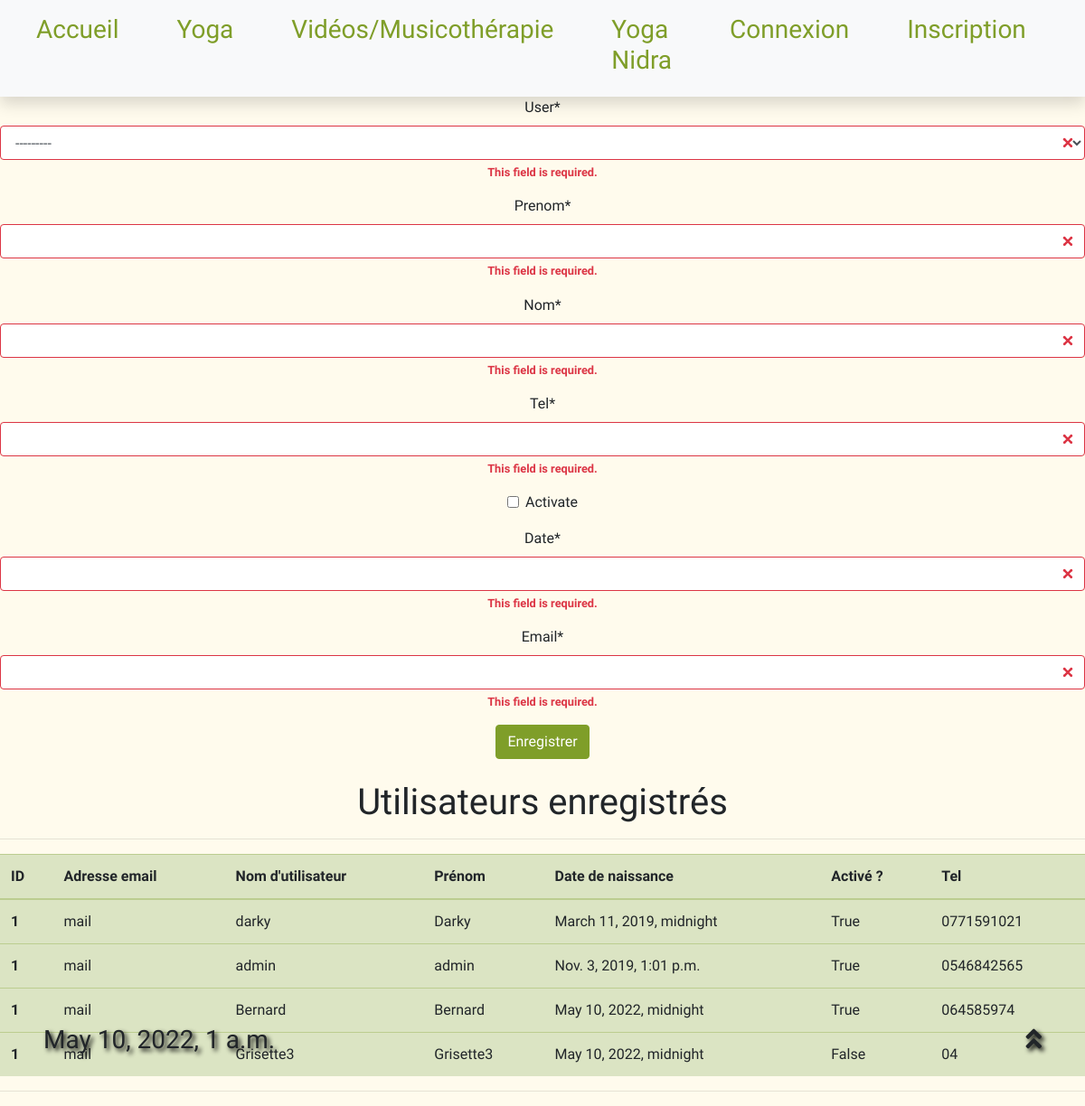
The app's page /clients with its own data.
### yoga_website/models.py (models this page shows, shortened)
class Client(models.Model):
    user = models.OneToOneField(User, on_delete=ChildProcessError)
    prenom = models.CharField(max_length=30, default="test")
    nom = models.CharField(max_length=30)
    tel = models.CharField(max_length=20)
    activate = models.BooleanField(default=False)
    date = models.DateTimeField(default=timezone.now)
    email = models.CharField(max_length=50)

### yoga_website/views.py (the view)
# urls.py: path('clients', views.clients, name="clients"),
def clients(request):
    user1 = user_actif(request)
    Clients = Client.objects.all()
    if request.method == "POST":
        form = ClientsForm(request.POST)
        if form.is_valid():
            form.save()
            return redirect('clients')
        else :
            error = True
            print(error)
            print("Echec")
    else :
        form = ClientsForm(request.POST)
    return render(request, 'yoga_website/clients.html', {"Clients": Clients, "form":form, 'var_color':var_color, 'admin':admin, 'user1':user1})

### yoga_website/forms.py
class ClientsForm(ModelForm):
    class Meta:
        model = Client
        fields = '__all__'

### yoga_website/context_processors.py (called while the page is built)
def get_infos(request):
    date_actuelle = datetime.now()
    return {'date_actuelle': date_actuelle}

### yoga_website/templates/yoga_website/clients.html (shortened to what this page needs)
{% extends 'yoga_website/bienvenu.html' %}
{% load crispy_forms_tags %}
{% block content %}
<form class="text-center" action="{% url 'clients' %}" method="post">
    {{ form|crispy }}
    <button type="submit" value="User" class="btn btn-{{var_color}}">Enregistrer</button>
</form>
<br>
<table class="table table-{{var_color}}">
  <h1 class="text-center">Utilisateurs enregistrés</h1>
  <hr>
  <thead>
    <tr>
      <th scope="col">ID</th>
      <th scope="col">Adresse email</th>
      <th scope="col">Nom d'utilisateur</th>
      <th scope="col">Prénom</th>
      <th scope="col">Date de naissance</th>
      <th scope="col">Activé ?</th>
      <th scope="col">Tel</th>
    </tr>
  </thead>
  <tbody>
    {% for c in Clients %}
      <tr>
        <th scope="row">1</th>
        <td>mail</td>
        <td>{{  c.user }}</td>
        <td>{{  c.prenom }}</td>
        <td>{{  c.date }}</td>
        <td>{{  c.activate }}</td>
        <td>{{  c.tel }}</td>
      </tr>
    {% endfor %}
  </tbody>
</table>
{% endblock content %}

### yoga_website/templates/yoga_website/bienvenu.html (shortened to what this page needs)
{% load static %}
<!DOCTYPE html>
<html lang="fr">
<head>
    <link rel="stylesheet" href="https://use.fontawesome.com/releases/v5.8.1/css/all.css">
    <link rel="stylesheet" type="text/css" href="{% static 'yoga_website/style.css' %}">
</head>
<body class="bg-beige">
<nav id="nav_bar" class="navbar navbar-expand-lg navbar-light bg-light shadow">
  <div class="collapse navbar-collapse justify-content-center" id="navbarNavAltMarkup">
    <div class="navbar-nav">
      <a class="nav-item nav-link text-{{ var_color }} mr-5" href="{% url 'home'%}"><h3>Accueil</h3></a>
      <a class="nav-item nav-link text-{{ var_color }} mr-5" href="{% url 'yoga'%}"><h3>Yoga</h3></a>
      <a class="nav-item nav-link text-{{ var_color }} mr-5" href="{% url 'video'%}"><h3>Vidéos/Musicothérapie</h3></a>
      <a class="nav-item nav-link text-{{ var_color }} mr-5" href="{% url 'nidra' %}"><h3>Yoga Nidra</h3></a>
        {% if user1 == "new_user" %}
      <a class="nav-item nav-link text-{{ var_color }} mr-5 " href="{% url 'connexion'%}"><h3>Connexion</h3></a>
      <a class="nav-item nav-link text-{{ var_color }} mr-5" href="{% url 'inscription' %}"><h3>Inscription</h3></a>
        {% endif %}
    </div>
  </div>
</nav>
{% block content %}{% endblock content %}
<footer class="fixed-bottom p-5">
    <h3 class="d-inline float-left" style="text-shadow: 0.1em 0.1em 0.2em black">{{ date_actuelle }}</h3>
    <h3 id="scroll-up" class="d-inline float-right" style="text-shadow: 0.1em 0.1em 0.2em black"><i class="fas fa-angle-double-up"></i> </h3>
</footer>
    <hr>
</body>
</html>

### records on screen
Client: user "darky", prenom "Darky", date "March 11, 2019, midnight", activate "True", tel "0771591021"
Client: user "admin", prenom "admin", date "Nov. 3, 2019, 1:01 p.m.", activate "True", tel "0546842565"
Client: user "Bernard", prenom "Bernard", date "May 10, 2022, midnight", activate "True", tel "064585974"
Client: user "Grisette3", prenom "Grisette3", date "May 10, 2022, midnight", activate "False", tel "04"
